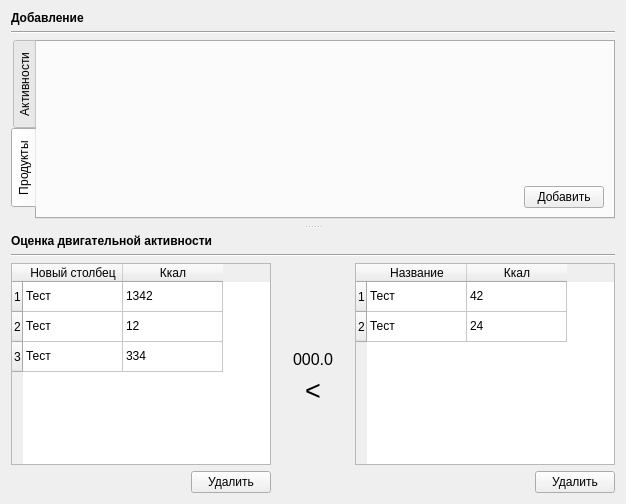
<?xml version="1.0" encoding="UTF-8"?>
<ui version="4.0">
 <class>ActivityCalculation</class>
 <widget class="QWidget" name="ActivityCalculation">
  <property name="geometry">
   <rect>
    <x>0</x>
    <y>0</y>
    <width>626</width>
    <height>504</height>
   </rect>
  </property>
  <property name="windowTitle">
   <string>Калькуляция активности</string>
  </property>
  <layout class="QVBoxLayout" name="verticalLayout_4">
   <item>
    <widget class="QSplitter" name="splitter">
     <property name="lineWidth">
      <number>10</number>
     </property>
     <property name="orientation">
      <enum>Qt::Vertical</enum>
     </property>
     <property name="handleWidth">
      <number>15</number>
     </property>
     <widget class="QWidget" name="">
      <layout class="QVBoxLayout" name="verticalLayout_3">
       <item>
        <widget class="QLabel" name="label">
         <property name="text">
          <string>&lt;html&gt;&lt;head/&gt;&lt;body&gt;&lt;p&gt;&lt;span style=&quot; font-weight:600;&quot;&gt;Добавление&lt;/span&gt;&lt;/p&gt;&lt;/body&gt;&lt;/html&gt;</string>
         </property>
        </widget>
       </item>
       <item>
        <widget class="Line" name="line_2">
         <property name="orientation">
          <enum>Qt::Horizontal</enum>
         </property>
        </widget>
       </item>
       <item>
        <widget class="QTabWidget" name="tab_search">
         <property name="tabPosition">
          <enum>QTabWidget::West</enum>
         </property>
         <property name="currentIndex">
          <number>1</number>
         </property>
         <widget class="QWidget" name="tab_activities">
          <attribute name="title">
           <string>Активности</string>
          </attribute>
          <layout class="QGridLayout" name="gridLayout">
           <item row="1" column="1">
            <widget class="QPushButton" name="addSelectedActivity">
             <property name="text">
              <string>Добавить</string>
             </property>
            </widget>
           </item>
           <item row="1" column="0">
            <spacer name="spacer_activities">
             <property name="orientation">
              <enum>Qt::Horizontal</enum>
             </property>
             <property name="sizeHint" stdset="0">
              <size>
               <width>40</width>
               <height>20</height>
              </size>
             </property>
            </spacer>
           </item>
           <item row="0" column="0" colspan="2">
            <widget class="ActivitySeach" name="ativitySearch" native="true"/>
           </item>
          </layout>
         </widget>
         <widget class="QWidget" name="tab_products">
          <attribute name="title">
           <string>Продукты</string>
          </attribute>
          <layout class="QGridLayout" name="gridLayout_2">
           <item row="1" column="1">
            <widget class="QPushButton" name="addSelectedProduct">
             <property name="text">
              <string>Добавить</string>
             </property>
            </widget>
           </item>
           <item row="1" column="0">
            <spacer name="spacer_products">
             <property name="orientation">
              <enum>Qt::Horizontal</enum>
             </property>
             <property name="sizeHint" stdset="0">
              <size>
               <width>40</width>
               <height>20</height>
              </size>
             </property>
            </spacer>
           </item>
           <item row="0" column="0" colspan="2">
            <widget class="ProductSeach" name="productSearch" native="true"/>
           </item>
          </layout>
         </widget>
        </widget>
       </item>
      </layout>
     </widget>
     <widget class="QWidget" name="">
      <layout class="QVBoxLayout" name="verticalLayout_2">
       <item>
        <widget class="QLabel" name="label_4">
         <property name="text">
          <string>&lt;html&gt;&lt;head/&gt;&lt;body&gt;&lt;p&gt;&lt;span style=&quot; font-weight:600;&quot;&gt;Оценка двигательной активности&lt;/span&gt;&lt;/p&gt;&lt;/body&gt;&lt;/html&gt;</string>
         </property>
        </widget>
       </item>
       <item>
        <widget class="Line" name="line">
         <property name="orientation">
          <enum>Qt::Horizontal</enum>
         </property>
        </widget>
       </item>
       <item>
        <layout class="QHBoxLayout" name="horizontalLayout" stretch="5,0,1,0,5">
         <item>
          <layout class="QGridLayout" name="gridLayout_3">
           <item row="1" column="1">
            <widget class="QPushButton" name="pushButton">
             <property name="text">
              <string>Удалить</string>
             </property>
            </widget>
           </item>
           <item row="1" column="0">
            <spacer name="horizontalSpacer">
             <property name="orientation">
              <enum>Qt::Horizontal</enum>
             </property>
             <property name="sizeHint" stdset="0">
              <size>
               <width>40</width>
               <height>20</height>
              </size>
             </property>
            </spacer>
           </item>
           <item row="0" column="0" colspan="2">
            <widget class="QTableWidget" name="activitiesTable">
             <row>
              <property name="text">
               <string>1</string>
              </property>
             </row>
             <row>
              <property name="text">
               <string>2</string>
              </property>
             </row>
             <row>
              <property name="text">
               <string>3</string>
              </property>
             </row>
             <column>
              <property name="text">
               <string>Новый столбец</string>
              </property>
             </column>
             <column>
              <property name="text">
               <string>Ккал</string>
              </property>
             </column>
             <item row="0" column="0">
              <property name="text">
               <string>Тест</string>
              </property>
             </item>
             <item row="0" column="1">
              <property name="text">
               <string>1342</string>
              </property>
             </item>
             <item row="1" column="0">
              <property name="text">
               <string>Тест</string>
              </property>
             </item>
             <item row="1" column="1">
              <property name="text">
               <string>12</string>
              </property>
             </item>
             <item row="2" column="0">
              <property name="text">
               <string>Тест</string>
              </property>
             </item>
             <item row="2" column="1">
              <property name="text">
               <string>334</string>
              </property>
             </item>
            </widget>
           </item>
          </layout>
         </item>
         <item>
          <spacer name="horizontalSpacer_3">
           <property name="orientation">
            <enum>Qt::Horizontal</enum>
           </property>
           <property name="sizeHint" stdset="0">
            <size>
             <width>10</width>
             <height>20</height>
            </size>
           </property>
          </spacer>
         </item>
         <item>
          <layout class="QVBoxLayout" name="verticalLayout">
           <item>
            <spacer name="verticalSpacer_2">
             <property name="orientation">
              <enum>Qt::Vertical</enum>
             </property>
             <property name="sizeHint" stdset="0">
              <size>
               <width>20</width>
               <height>40</height>
              </size>
             </property>
            </spacer>
           </item>
           <item>
            <widget class="QLabel" name="label_2">
             <property name="text">
              <string>&lt;html&gt;&lt;head/&gt;&lt;body&gt;&lt;p&gt;&lt;span style=&quot; font-size:12pt;&quot;&gt;000.0&lt;/span&gt;&lt;/p&gt;&lt;/body&gt;&lt;/html&gt;</string>
             </property>
             <property name="alignment">
              <set>Qt::AlignCenter</set>
             </property>
            </widget>
           </item>
           <item>
            <widget class="QLabel" name="label_3">
             <property name="text">
              <string>&lt;html&gt;&lt;head/&gt;&lt;body&gt;&lt;p&gt;&lt;span style=&quot; font-size:20pt;&quot;&gt;&amp;lt;&lt;/span&gt;&lt;/p&gt;&lt;/body&gt;&lt;/html&gt;</string>
             </property>
             <property name="alignment">
              <set>Qt::AlignCenter</set>
             </property>
            </widget>
           </item>
           <item>
            <spacer name="verticalSpacer">
             <property name="orientation">
              <enum>Qt::Vertical</enum>
             </property>
             <property name="sizeHint" stdset="0">
              <size>
               <width>20</width>
               <height>40</height>
              </size>
             </property>
            </spacer>
           </item>
          </layout>
         </item>
         <item>
          <spacer name="horizontalSpacer_4">
           <property name="orientation">
            <enum>Qt::Horizontal</enum>
           </property>
           <property name="sizeHint" stdset="0">
            <size>
             <width>10</width>
             <height>20</height>
            </size>
           </property>
          </spacer>
         </item>
         <item>
          <layout class="QGridLayout" name="gridLayout_4">
           <item row="1" column="1">
            <widget class="QPushButton" name="pushButton_2">
             <property name="text">
              <string>Удалить</string>
             </property>
            </widget>
           </item>
           <item row="1" column="0">
            <spacer name="horizontalSpacer_2">
             <property name="orientation">
              <enum>Qt::Horizontal</enum>
             </property>
             <property name="sizeHint" stdset="0">
              <size>
               <width>40</width>
               <height>20</height>
              </size>
             </property>
            </spacer>
           </item>
           <item row="0" column="0" colspan="2">
            <widget class="QTableWidget" name="productsTable">
             <row>
              <property name="text">
               <string>1</string>
              </property>
             </row>
             <row>
              <property name="text">
               <string>2</string>
              </property>
             </row>
             <column>
              <property name="text">
               <string>Название</string>
              </property>
             </column>
             <column>
              <property name="text">
               <string>Ккал</string>
              </property>
             </column>
             <item row="0" column="0">
              <property name="text">
               <string>Тест</string>
              </property>
             </item>
             <item row="0" column="1">
              <property name="text">
               <string>42</string>
              </property>
             </item>
             <item row="1" column="0">
              <property name="text">
               <string>Тест</string>
              </property>
             </item>
             <item row="1" column="1">
              <property name="text">
               <string>24</string>
              </property>
             </item>
            </widget>
           </item>
          </layout>
         </item>
        </layout>
       </item>
      </layout>
     </widget>
    </widget>
   </item>
  </layout>
 </widget>
 <customwidgets>
  <customwidget>
   <class>ActivitySeach</class>
   <extends>QFrame</extends>
   <header>windows/ActivitySeach.h</header>
   <container>1</container>
  </customwidget>
  <customwidget>
   <class>ProductSeach</class>
   <extends>QFrame</extends>
   <header>windows/ProductSeach.h</header>
   <container>1</container>
  </customwidget>
 </customwidgets>
 <resources/>
 <connections/>
</ui>
